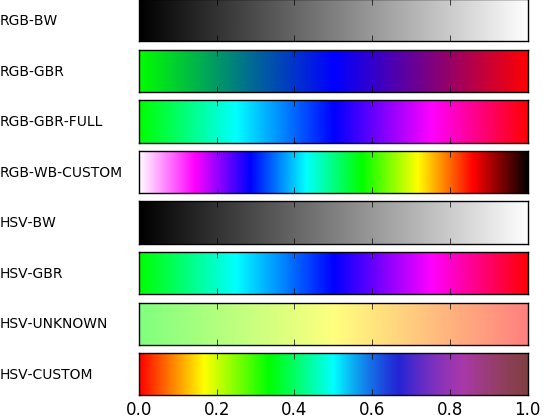

The Python source for this figure:
#!/usr/bin/env python
# -*- coding: utf-8 -*-
from __future__ import division             # Division in Python 2.7
import matplotlib
matplotlib.use('Agg')                       # So that we can render files without GUI
import matplotlib.pyplot as plt
from matplotlib import rc
import numpy as np
import math

from matplotlib import colors

def plot_color_gradients(gradients, names):
    # For pretty latex fonts (commented out, because it does not work on some machines)
    #rc('text', usetex=True)
    #rc('font', family='serif', serif=['Times'], size=10)
    rc('legend', fontsize=10)

    column_width_pt = 400         # Show in latex using \the\linewidth
    pt_per_inch = 72
    size = column_width_pt / pt_per_inch

    fig, axes = plt.subplots(nrows=len(gradients), sharex=True, figsize=(size, 0.75 * size))
    fig.subplots_adjust(top=1.00, bottom=0.05, left=0.25, right=0.95)


    for ax, gradient, name in zip(axes, gradients, names):
        # Create image with two lines and draw gradient on it
        img = np.zeros((2, 1024, 3))
        for i, v in enumerate(np.linspace(0, 1, 1024)):
            img[:, i] = gradient(v)

        im = ax.imshow(img, aspect='auto')
        im.set_extent([0, 1, 0, 1])
        ax.yaxis.set_visible(False)

        pos = list(ax.get_position().bounds)
        x_text = pos[0] - 0.25
        y_text = pos[1] + pos[3]/2.
        fig.text(x_text, y_text, name, va='center', ha='left', fontsize=10)

    fig.savefig('my-gradients.png') #zmienic na pdf

# def hsv2rgb(h, s, v):# dane wejsciowe hue, saturation i value
#     if v == 0:
#         return (0,0,0)
#     else:
#         r, g, b = 0, 0, 0
#         h = h/60
#         i = math.floor(h)
#         f = h - i
#         p = v * (1 - s)
#         q = v * (1 - (s*f))
#         t = v * (1 - (s*(1-f)))
#         if i == 0:
#             r,g,b = v,t,p
#         elif i == 1:
#             r,g,b = q,v,p
#         elif i == 2:
#             r,g,b = p,v,t
#         elif i == 3:
#             r,g,b = p,q,v
#         elif i == 4:
#             r,g,b = t,p,v
#         elif i == 5:
#             r,g,b = v,p,q
#         return (r,g,b)

def hsv2rgb2(h, s, v):

    g,r,b = 0,0,0
    # while v < 0:
    #     v+=360
    # while v > 0:
    #     v-=360

    c = s * v #Chroma
    hdev = h / 60
    x = c * (1-math.fabs((hdev % 2) - 1))
    m = v - c

    if hdev < 1:
        r = c
        g = x
    elif hdev < 2:
        r = x
        g = c
    elif hdev < 3:
        g = c
        b = x
    elif hdev < 4:
        g = x
        b = c
    elif hdev < 5:
        r = x
        b = c
    elif hdev <= 6:
        r = c
        b = x

    return (r+m,g+m,b+m)

def gradient_rgb_bw(v):
    return (v, v, v)


def gradient_rgb_gbr(v):
    if v < 0.5:
        return (0, 1-v/0.5, v/0.5)
    else:
        return ((v - 0.5)/0.5, 0, (1-v)/0.5)


def gradient_rgb_gbr_full(v):
    if v < 0.25:
        return (0, 1, v/0.25)
    elif v < 0.50:
        return (0, (0.50-v)/0.25, 1)
    elif v < 0.75:
        return ((v-0.5)/0.25,0,1)
    else:
        return (1,0,(1-v)/0.25)



def gradient_rgb_wb_custom(v):
    pom = 1/7
    if v < pom:
        return (1, (pom-v)/pom, 1)
    elif v < 2*pom:
        return ((2*pom-v)/pom,0,1)
    elif v < 3*pom:
        return (0,(v-2*pom)/pom,1)
    elif v < 4*pom:
        return (0,1,(4*pom-v)/pom)
    elif v < 5*pom:
        return ((v-4*pom)/pom,1,0)
    elif v < 6*pom:
        return (1,(6*pom-v)/pom,0)
    else:
        return ((7*pom-v)/pom,0,0)


def gradient_hsv_bw(v):
    return hsv2rgb2(0,0,v)


def gradient_hsv_gbr(v):
    if v < 0.5:
        return hsv2rgb2(120+120*v/0.5,1,1)
    else:
        return hsv2rgb2(240+120*(v-0.5)/0.5,1,1)

def gradient_hsv_unknown(v):
    return hsv2rgb2(120-120*v,0.502,1)


def gradient_hsv_custom(v):
    if v < 0.5:
        return hsv2rgb2(360*v, 1, 1)
    else:
        return hsv2rgb2(360*v,(1-(v-0.5)),(1-(v-0.5)))


if __name__ == '__main__':
    def toname(g):
        return g.__name__.replace('gradient_', '').replace('_', '-').upper()

    gradients = (gradient_rgb_bw, gradient_rgb_gbr, gradient_rgb_gbr_full, gradient_rgb_wb_custom,
                 gradient_hsv_bw, gradient_hsv_gbr, gradient_hsv_unknown, gradient_hsv_custom)

    plot_color_gradients(gradients, [toname(g) for g in gradients])
